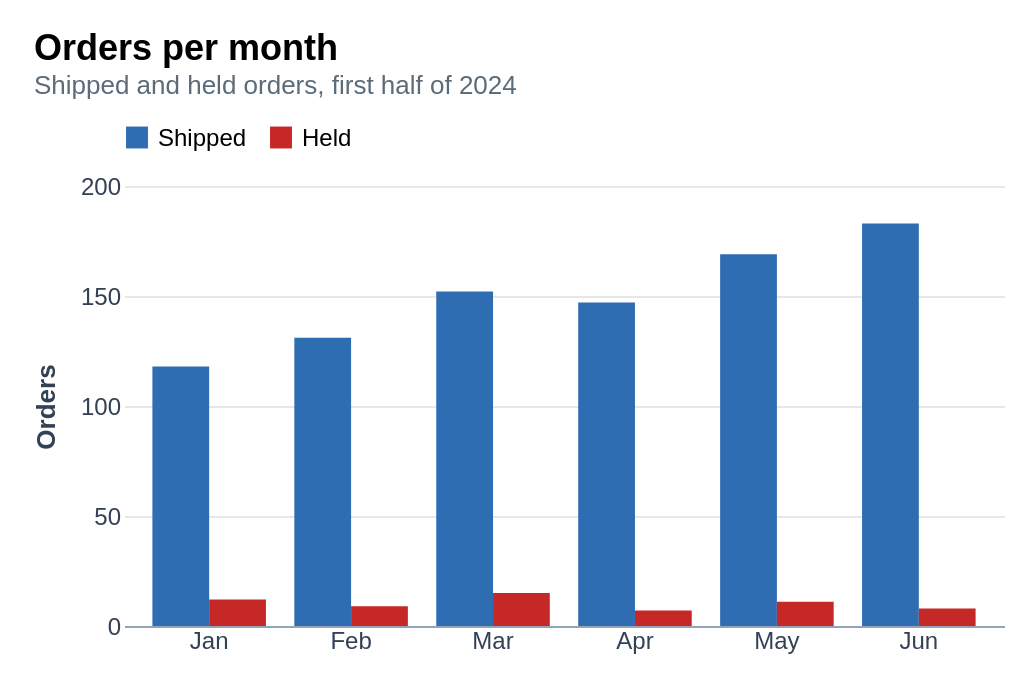

Write the Vega-Lite specification saved for this chart.
### Vega-Lite specification from a JSON file in a GitHub repository (floating-point values rounded to 4 significant figures)
{"$schema": "https://vega.github.io/schema/vega-lite/v6.json", "title": {"text": "Orders per month", "subtitle": "Shipped and held orders, first half of 2024"}, "width": 440, "height": 220, "padding": 16, "data": {"values": [{"month": "Jan", "status": "Shipped", "orders": 118}, {"month": "Jan", "status": "Held", "orders": 12}, {"month": "Feb", "status": "Shipped", "orders": 131}, {"month": "Feb", "status": "Held", "orders": 9}, {"month": "Mar", "status": "Shipped", "orders": 152}, {"month": "Mar", "status": "Held", "orders": 15}, {"month": "Apr", "status": "Shipped", "orders": 147}, {"month": "Apr", "status": "Held", "orders": 7}, {"month": "May", "status": "Shipped", "orders": 169}, {"month": "May", "status": "Held", "orders": 11}, {"month": "Jun", "status": "Shipped", "orders": 183}, {"month": "Jun", "status": "Held", "orders": 8}]}, "mark": "bar", "encoding": {"x": {"field": "month", "type": "ordinal", "sort": null, "title": null}, "xOffset": {"field": "status", "type": "ordinal", "sort": ["Shipped", "Held"]}, "y": {"field": "orders", "type": "quantitative", "title": "Orders"}, "color": {"field": "status", "type": "nominal", "sort": ["Shipped", "Held"], "title": null}}, "config": {"title": {"fontSize": 18, "subtitleFontSize": 13, "subtitleColor": "#5b6b7a", "anchor": "start", "offset": 12}, "axis": {"labelFontSize": 12, "titleFontSize": 13, "labelColor": "#334155", "titleColor": "#334155", "domainColor": "#94a3b8", "tickColor": "#94a3b8", "gridColor": "#e5e7eb"}, "axisX": {"labelAngle": 0, "ticks": false}, "axisY": {"domain": false, "ticks": false, "titlePadding": 10}, "legend": {"orient": "top", "labelFontSize": 12, "symbolType": "square", "symbolSize": 120}, "view": {"stroke": null}, "range": {"category": ["#2f6db3", "#c62828"]}}}
